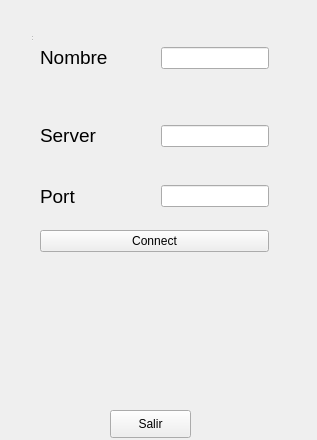
<?xml version="1.0" encoding="UTF-8"?>
<ui version="4.0">
 <class>Login</class>
 <widget class="QWidget" name="Login">
  <property name="geometry">
   <rect>
    <x>0</x>
    <y>0</y>
    <width>317</width>
    <height>440</height>
   </rect>
  </property>
  <property name="windowTitle">
   <string>MainWindow</string>
  </property>
  <widget class="QWidget" name="centralwidget" native="true">
   <property name="geometry">
    <rect>
     <x>30</x>
     <y>20</y>
     <width>249</width>
     <height>301</height>
    </rect>
   </property>
   <widget class="QWidget" name="layoutWidget">
    <property name="geometry">
     <rect>
      <x>10</x>
      <y>10</y>
      <width>229</width>
      <height>222</height>
     </rect>
    </property>
    <layout class="QVBoxLayout" name="verticalLayout">
     <item>
      <layout class="QHBoxLayout" name="horizontalLayout_4">
       <item>
        <widget class="QLabel" name="label_3">
         <property name="text">
          <string>&lt;html&gt;&lt;head/&gt;&lt;body&gt;&lt;p&gt;&lt;span style=&quot; font-size:14pt;&quot;&gt;Nombre&lt;/span&gt;&lt;/p&gt;&lt;/body&gt;&lt;/html&gt;</string>
         </property>
        </widget>
       </item>
       <item>
        <spacer name="horizontalSpacer_3">
         <property name="orientation">
          <enum>Qt::Horizontal</enum>
         </property>
         <property name="sizeHint" stdset="0">
          <size>
           <width>13</width>
           <height>56</height>
          </size>
         </property>
        </spacer>
       </item>
       <item>
        <widget class="QLineEdit" name="inputName">
         <property name="toolTip">
          <string>&lt;html&gt;&lt;head/&gt;&lt;body&gt;&lt;p&gt;Nombre del Jugador&lt;/p&gt;&lt;/body&gt;&lt;/html&gt;</string>
         </property>
        </widget>
       </item>
      </layout>
     </item>
     <item>
      <spacer name="verticalSpacer_3">
       <property name="orientation">
        <enum>Qt::Vertical</enum>
       </property>
       <property name="sizeHint" stdset="0">
        <size>
         <width>20</width>
         <height>40</height>
        </size>
       </property>
      </spacer>
     </item>
     <item>
      <layout class="QHBoxLayout" name="horizontalLayout_2">
       <item>
        <widget class="QLabel" name="label">
         <property name="text">
          <string>&lt;html&gt;&lt;head/&gt;&lt;body&gt;&lt;p&gt;&lt;span style=&quot; font-size:14pt;&quot;&gt;Server&lt;/span&gt;&lt;/p&gt;&lt;/body&gt;&lt;/html&gt;</string>
         </property>
        </widget>
       </item>
       <item>
        <spacer name="horizontalSpacer_2">
         <property name="orientation">
          <enum>Qt::Horizontal</enum>
         </property>
         <property name="sizeHint" stdset="0">
          <size>
           <width>13</width>
           <height>56</height>
          </size>
         </property>
        </spacer>
       </item>
       <item>
        <widget class="QLineEdit" name="inputServer">
         <property name="toolTip">
          <string>&lt;html&gt;&lt;head/&gt;&lt;body&gt;&lt;p&gt;IP del servidor&lt;/p&gt;&lt;/body&gt;&lt;/html&gt;</string>
         </property>
        </widget>
       </item>
      </layout>
     </item>
     <item>
      <spacer name="verticalSpacer">
       <property name="orientation">
        <enum>Qt::Vertical</enum>
       </property>
       <property name="sizeHint" stdset="0">
        <size>
         <width>20</width>
         <height>40</height>
        </size>
       </property>
      </spacer>
     </item>
     <item>
      <layout class="QHBoxLayout" name="horizontalLayout_3">
       <item>
        <widget class="QLabel" name="label_2">
         <property name="text">
          <string>&lt;html&gt;&lt;head/&gt;&lt;body&gt;&lt;p&gt;&lt;span style=&quot; font-size:14pt;&quot;&gt;Port&lt;/span&gt;&lt;/p&gt;&lt;/body&gt;&lt;/html&gt;</string>
         </property>
        </widget>
       </item>
       <item>
        <spacer name="horizontalSpacer">
         <property name="orientation">
          <enum>Qt::Horizontal</enum>
         </property>
         <property name="sizeHint" stdset="0">
          <size>
           <width>40</width>
           <height>20</height>
          </size>
         </property>
        </spacer>
       </item>
       <item>
        <widget class="QLineEdit" name="inputPort">
         <property name="toolTip">
          <string>&lt;html&gt;&lt;head/&gt;&lt;body&gt;&lt;p&gt;PORT del servidor&lt;/p&gt;&lt;/body&gt;&lt;/html&gt;</string>
         </property>
        </widget>
       </item>
      </layout>
     </item>
     <item>
      <spacer name="verticalSpacer_2">
       <property name="orientation">
        <enum>Qt::Vertical</enum>
       </property>
       <property name="sizeHint" stdset="0">
        <size>
         <width>20</width>
         <height>40</height>
        </size>
       </property>
      </spacer>
     </item>
     <item>
      <widget class="QPushButton" name="buttonLogin">
       <property name="text">
        <string>Connect</string>
       </property>
      </widget>
     </item>
    </layout>
   </widget>
  </widget>
  <widget class="QStatusBar" name="statusbar">
   <property name="geometry">
    <rect>
     <x>30</x>
     <y>20</y>
     <width>3</width>
     <height>22</height>
    </rect>
   </property>
  </widget>
  <widget class="QLabel" name="labelConnection">
   <property name="geometry">
    <rect>
     <x>40</x>
     <y>300</y>
     <width>241</width>
     <height>91</height>
    </rect>
   </property>
   <property name="sizePolicy">
    <sizepolicy hsizetype="Expanding" vsizetype="Expanding">
     <horstretch>0</horstretch>
     <verstretch>0</verstretch>
    </sizepolicy>
   </property>
   <property name="text">
    <string>&lt;html&gt;&lt;head/&gt;&lt;body&gt;&lt;p align=&quot;center&quot;&gt;&lt;br/&gt;&lt;/p&gt;&lt;/body&gt;&lt;/html&gt;</string>
   </property>
  </widget>
  <widget class="QPushButton" name="buttonExit">
   <property name="geometry">
    <rect>
     <x>110</x>
     <y>410</y>
     <width>81</width>
     <height>28</height>
    </rect>
   </property>
   <property name="text">
    <string>Salir</string>
   </property>
  </widget>
 </widget>
 <resources/>
 <connections/>
</ui>
